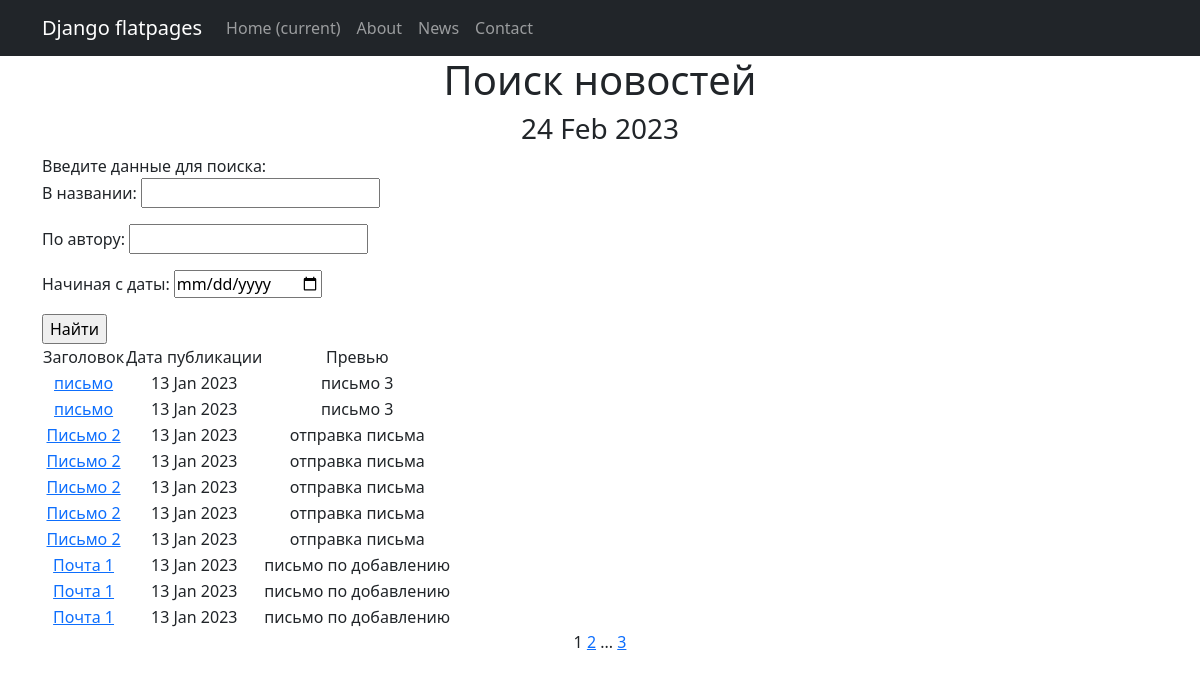
The page /newspaper/search on the database as committed earlier.
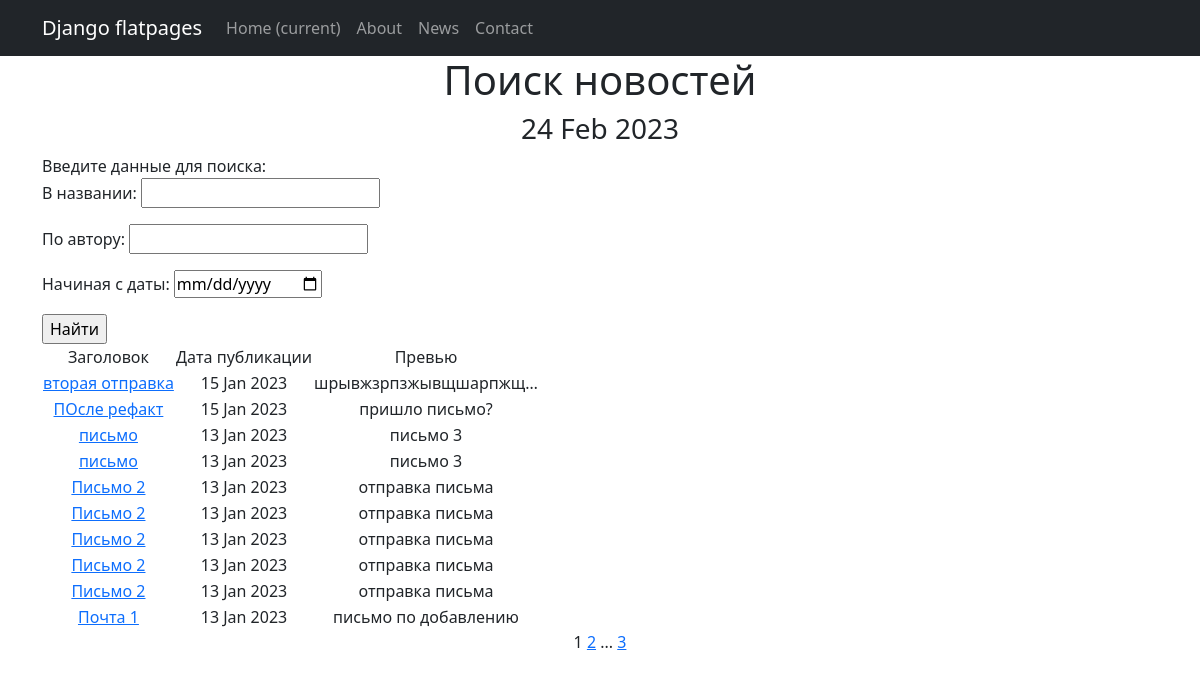
The same page on the database as committed later.
### news_app/models.py (models this page shows, shortened)
class Post(models.Model):
    date_time_in = models.DateTimeField(auto_now_add=True)
    is_news = models.BooleanField(default=True)  # True - новость, False - статья
    title = models.CharField(max_length=255)
    text = models.TextField()
    rating = models.IntegerField(default=0)
    author = models.ForeignKey('Author', on_delete=models.CASCADE)
    category = models.ManyToManyField('Category', through='PostCategory')

### news_app/views.py (the view)
# urls.py: path('search', PostSearchList.as_view(), name='news_search'),
class PostSearchList(ListView):
    model = Post
    ordering = '-date_time_in'
    template_name = 'news_search.html'
    context_object_name = 'news_list'
    paginate_by = 10
    def get_queryset(self):
        queryset = super().get_queryset()
        self.filterset = PostFilter(self.request.GET, queryset)
        return self.filterset.qs
    def get_context_data(self, **kwargs):
        context = super().get_context_data(**kwargs)
        context['filterset'] = self.filterset
        return context

### news_app/templatetags/custom_filters.py (called while the page is built)
@register.filter()
def censor(value):
   try:
      if not isinstance(value, str):
         raise CensorException("Error: is not a text")
      for word in CENSORED_WORDS:
         if word in value:
            value = value.replace(word, word[:1]+"***")
         if word.capitalize() in value:
            value = value.replace(word.capitalize(), word.capitalize()[:1]+"***")
      return value
   except CensorException as e:
      print (e)

### news_app/templatetags/custom_tags.py (called while the page is built)
@register.simple_tag()
def current_time(format_string='%b %d %Y'):
   return datetime.utcnow().strftime(format_string)

@register.simple_tag(takes_context=True)
def url_replace(context, **kwargs):
   d = context['request'].GET.copy()
   for k, v in kwargs.items():
       d[k] = v
   return d.urlencode()

### templates/news_search.html (shortened to what this page needs)
{% extends 'flatpages/default.html' %}
{% load custom_filters %}
{% load custom_tags %}
{% block content %}
   <h1>Поиск новостей</h1>
    <h3>{% current_time '%d %b %Y' %}</h3>
   <div align="left">
       Введите данные для поиска:
        <form action="" method="get">
           {{ filterset.form.as_p }}
           <input type="submit" value="Найти" />
       </form>
   </div>
   {% if news_list %}
       <table>
           <tr>
               <td>Заголовок</td>
               <td>Дата публикации</td>
               <td>Превью</td>
           </tr>
           {% for news in news_list %}
           <tr>
               <td><a href="{{ news.id }}">{{ news.title|censor }}</a></td>
               <td>{{ news.date_time_in | date:'d M Y' }}</td>
               <td>{{ news.text | truncatechars:20 }}</td>
           </tr>
           {% endfor %}
       </table>
   {% else %}
       <h2>Новостей нет!</h2>
   {% endif %}
   {{ page_obj.number }}
   {% if page_obj.has_next %}
       <a href="?{% url_replace page=page_obj.next_page_number %}">{{ page_obj.next_page_number }}</a>
       {% if paginator.num_pages != page_obj.next_page_number %}
           ...
           <a href="?{% url_replace page=page_obj.paginator.num_pages %}">{{ page_obj.paginator.num_pages }}</a>
       {% endif %}
   {% endif %}
{% endblock content %}

### templates/flatpages/default.html (shortened to what this page needs)
<!DOCTYPE html>
<html lang="en">
    <head>
        {% load static %}
        <link href="{% static 'css/styles.css' %}" rel="stylesheet" />
    </head>
    <body>
        <nav class="navbar navbar-expand-lg navbar-dark bg-dark static-top">
           <div class="container">
               <a class="navbar-brand" href="#">Django flatpages</a>
               <div class="collapse navbar-collapse" id="navbarResponsive">
                   <ul class="navbar-nav ml-auto">
                       <li class="nav-item active">
                           <a class="nav-link" href="#">Home
                               <span class="sr-only">(current)</span>
                           </a>
                       </li>
                       <li class="nav-item">
                           <a class="nav-link" href="/about/">About</a>
                       </li>
                       <li class="nav-item">
                           <a class="nav-link" href="/newspaper/">News</a>
                       </li>
                       <li class="nav-item">
                           <a class="nav-link" href="/contacts/">Contact</a>
                       </li>
                   </ul>
               </div>
           </div>
        </nav>
        <div class="container">
           <div class="row">
               <div class="col-lg-12 text-center">
                   {% block content %}{% endblock content %}
               </div>
           </div>
        </div>
    </body>
</html>

Rows that differ between the two databases and show on the page:
no longer on this page (row unchanged): Post: title|censor "Почта 1", date_time_in "13 Jan 2023", text "письмо по добавлению"
no longer on this page (row unchanged): Post: title|censor "Почта 1", date_time_in "13 Jan 2023", text "письмо по добавлению"
added Post: title|censor "вторая отправка", date_time_in "15 Jan 2023", text "шрывжзрпзжывщшарпжщ…"
added Post: title|censor "ПОсле рефакт", date_time_in "15 Jan 2023", text "пришло письмо?"
